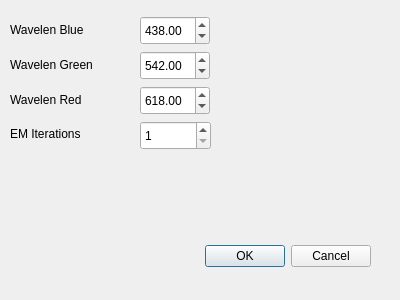
<?xml version="1.0" encoding="UTF-8"?>
<ui version="4.0">
 <class>formSquareApertureSettings</class>
 <widget class="QDialog" name="formSquareApertureSettings">
  <property name="geometry">
   <rect>
    <x>0</x>
    <y>0</y>
    <width>400</width>
    <height>300</height>
   </rect>
  </property>
  <property name="windowTitle">
   <string>Fluorescent Wavelengths</string>
  </property>
  <widget class="QDialogButtonBox" name="buttonBox">
   <property name="geometry">
    <rect>
     <x>30</x>
     <y>240</y>
     <width>341</width>
     <height>32</height>
    </rect>
   </property>
   <property name="orientation">
    <enum>Qt::Horizontal</enum>
   </property>
   <property name="standardButtons">
    <set>QDialogButtonBox::Cancel|QDialogButtonBox::Ok</set>
   </property>
  </widget>
  <widget class="QLabel" name="label">
   <property name="geometry">
    <rect>
     <x>10</x>
     <y>20</y>
     <width>121</width>
     <height>20</height>
    </rect>
   </property>
   <property name="text">
    <string>Wavelen Blue</string>
   </property>
  </widget>
  <widget class="QDoubleSpinBox" name="doubleSpinBoxBlue">
   <property name="geometry">
    <rect>
     <x>140</x>
     <y>16</y>
     <width>70</width>
     <height>29</height>
    </rect>
   </property>
   <property name="minimum">
    <double>300.000000000000000</double>
   </property>
   <property name="maximum">
    <double>510.000000000000000</double>
   </property>
   <property name="value">
    <double>438.000000000000000</double>
   </property>
  </widget>
  <widget class="QLabel" name="label_2">
   <property name="geometry">
    <rect>
     <x>10</x>
     <y>55</y>
     <width>121</width>
     <height>20</height>
    </rect>
   </property>
   <property name="text">
    <string>Wavelen Green</string>
   </property>
  </widget>
  <widget class="QDoubleSpinBox" name="doubleSpinBoxGreen">
   <property name="geometry">
    <rect>
     <x>140</x>
     <y>51</y>
     <width>70</width>
     <height>29</height>
    </rect>
   </property>
   <property name="minimum">
    <double>450.000000000000000</double>
   </property>
   <property name="maximum">
    <double>570.000000000000000</double>
   </property>
   <property name="value">
    <double>542.000000000000000</double>
   </property>
  </widget>
  <widget class="QLabel" name="label_3">
   <property name="geometry">
    <rect>
     <x>10</x>
     <y>90</y>
     <width>121</width>
     <height>20</height>
    </rect>
   </property>
   <property name="text">
    <string>Wavelen Red</string>
   </property>
  </widget>
  <widget class="QDoubleSpinBox" name="doubleSpinBoxRed">
   <property name="geometry">
    <rect>
     <x>140</x>
     <y>86</y>
     <width>70</width>
     <height>29</height>
    </rect>
   </property>
   <property name="minimum">
    <double>500.000000000000000</double>
   </property>
   <property name="maximum">
    <double>750.000000000000000</double>
   </property>
   <property name="value">
    <double>618.000000000000000</double>
   </property>
  </widget>
  <widget class="QLabel" name="label_4">
   <property name="geometry">
    <rect>
     <x>10</x>
     <y>124</y>
     <width>121</width>
     <height>20</height>
    </rect>
   </property>
   <property name="text">
    <string>EM Iterations</string>
   </property>
  </widget>
  <widget class="QSpinBox" name="spinBoxEMIterations">
   <property name="geometry">
    <rect>
     <x>140</x>
     <y>121</y>
     <width>71</width>
     <height>29</height>
    </rect>
   </property>
   <property name="minimum">
    <number>1</number>
   </property>
   <property name="maximum">
    <number>1000</number>
   </property>
   <property name="value">
    <number>1</number>
   </property>
  </widget>
 </widget>
 <resources/>
 <connections>
  <connection>
   <sender>buttonBox</sender>
   <signal>accepted()</signal>
   <receiver>formSquareApertureSettings</receiver>
   <slot>accept()</slot>
   <hints>
    <hint type="sourcelabel">
     <x>248</x>
     <y>254</y>
    </hint>
    <hint type="destinationlabel">
     <x>157</x>
     <y>274</y>
    </hint>
   </hints>
  </connection>
  <connection>
   <sender>buttonBox</sender>
   <signal>rejected()</signal>
   <receiver>formSquareApertureSettings</receiver>
   <slot>reject()</slot>
   <hints>
    <hint type="sourcelabel">
     <x>316</x>
     <y>260</y>
    </hint>
    <hint type="destinationlabel">
     <x>286</x>
     <y>274</y>
    </hint>
   </hints>
  </connection>
 </connections>
</ui>
